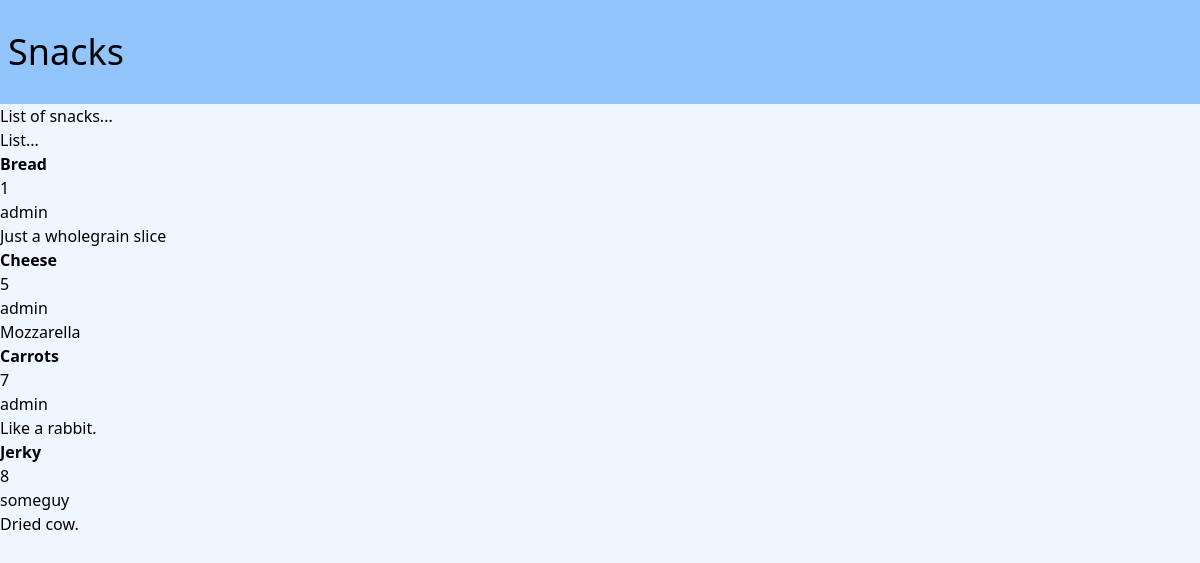
The page / on the database its author committed.
### snacks/models.py (models this page shows, shortened)
class Snack(models.Model):
  name = models.CharField(max_length=256)
  rating = models.IntegerField(default=0)
  purchaser = models.ForeignKey(get_user_model(), on_delete=models.CASCADE)
  description = models.TextField()

### snacks/views.py (the view)
# urls.py: path('', SnackListView.as_view(), name='snack_list'),
class SnackListView(ListView):
  template_name = 'snack_list.html'
  model = Snack
  context_object_name = 'snacks'

### templates/snack_list.html (shortened to what this page needs)
{% extends 'base.html' %}
{% block content %}
<h2>List...</h2>
<ul>
  {% for snack in object_list %}
    <ul>
      <b><a href="{% url 'snack_detail' snack.pk %}">{{snack.name}}</a></b>
      <p>{{snack.rating}}</p>
      <p>{{snack.purchaser}}</p>
      <p>{{snack.description}}</p>
    </ul>
  {% endfor %}
  {% endblock content %}

### templates/base.html (shortened to what this page needs)
{% load compress %}
{% load static %}
<!DOCTYPE html>
<html lang="en">
<head>
    {% compress css %}
    <link rel="stylesheet" href="{% static 'src/output.css' %}">
    {% endcompress %}
</head>
<body class="bg-blue-50">
  <header class="bg-blue-300 px-2 py-8">
    <nav class="flex space-x-4 items-center">
      <a class="text-4xl" href="{% url 'snack_list' %}">Snacks</a>
    </nav>
  </header>
  <main>
      <h1>List of snacks...</h1>
      {% block content %}{% endblock content %}
  </main>
</body>
</html>

### rows shown on the page
Snack: name "Bread", rating "1", purchaser "admin", description "Just a wholegrain slice"
Snack: name "Cheese", rating "5", purchaser "admin", description "Mozzarella"
Snack: name "Carrots", rating "7", purchaser "admin", description "Like a rabbit."
Snack: name "Jerky", rating "8", purchaser "someguy", description "Dried cow."
